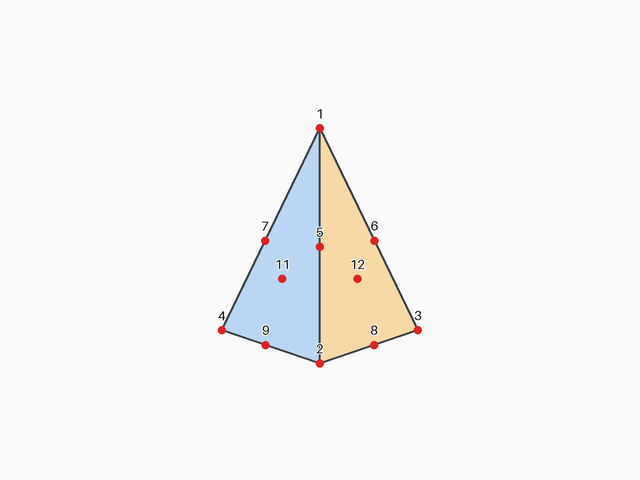
#> input picture util/output/view_01_numbered.png, 640 x 480 px, given in place of view_01_wood.png, which was not available
$ python sift1.py
#> lines starting #> are read from the running program, lines starting #| are printed output that depends on the picture
"""木目画像2枚をグレースケール化し、SIFT用のガウシアン画像を保存する。

準備: python -m pip install numpy pillow scipy
実行: python sift1.py
入力: スクリプトと同じ場所の output フォルダー
出力: output/gaussian フォルダー
"""
from pathlib import Path

import numpy as np
from PIL import Image
from scipy.ndimage import gaussian_filter


INPUT_DIR = Path(__file__).resolve().parent / "output"
OUTPUT_DIR = INPUT_DIR / "gaussian"
INPUT_NAMES = ("view_01_wood.png", "view_02_wood.png")

FIRST_OCTAVE = -1
NUM_OCTAVES = 4
SCALES_PER_OCTAVE = 3
BASE_SIGMA = 1.6
INPUT_SIGMA = 0.5  # 元画像がすでに持つと仮定するぼかし


def gaussian_pyramid(gray):
    """(オクターブ番号, 各レベルのガウシアン画像)のリストを返す。"""
    # uint8のままぼかすと途中で丸められるため、先にfloat32にする。
    image = gray.astype(np.float32) / 255.0

    # オクターブ -1 では元画像を2倍に拡大する。
    # ぼかしを拡大後の画素単位で表すと、0.5 px → 1.0 px。
    height, width = image.shape
    factor = 2 ** -FIRST_OCTAVE
    enlarged = Image.fromarray(image).resize(
        (width * factor, height * factor), Image.Resampling.BILINEAR
    )
    sigma = np.sqrt(BASE_SIGMA**2 - (factor * INPUT_SIGMA)**2)
    base = gaussian_filter(np.asarray(enlarged), sigma, mode="nearest")
    k = 2 ** (1 / SCALES_PER_OCTAVE)

    pyramid = []
    for octave in range(FIRST_OCTAVE, FIRST_OCTAVE + NUM_OCTAVES):
        levels = [base]
        for level in range(1, SCALES_PER_OCTAVE + 3):
            previous_sigma = BASE_SIGMA * k ** (level - 1)
            target_sigma = BASE_SIGMA * k**level

            # ガウシアンを重ねると分散が足し合わされる。
            # 前段に加えるぼかしは目標のσそのものではなく、分散の差で求める。
            extra_sigma = np.sqrt(target_sigma**2 - previous_sigma**2)
            blurred = gaussian_filter(levels[-1], extra_sigma, mode="nearest")
            levels.append(blurred)

        pyramid.append((octave, levels))

        # レベル3はσ=3.2 px。画素を間引いて半分の解像度にすると
        # 新しい画素単位でσ=1.6 pxとなり、次のオクターブの先頭になる。
        base = levels[SCALES_PER_OCTAVE][::2, ::2]


    return pyramid


def save_png(path, image):
    Image.fromarray(image).save(path)
    print(f"Saved: {path.name} ({image.shape[1]}×{image.shape[0]})")


def main():
    OUTPUT_DIR.mkdir(exist_ok=True)
    for name in INPUT_NAMES:
        path = INPUT_DIR / name
        with Image.open(path) as color:
#> color is the input picture: PIL image 640x480 RGB; mean R, G, B 246.4, 246, 245.3
            gray = np.asarray(color.convert("L"))
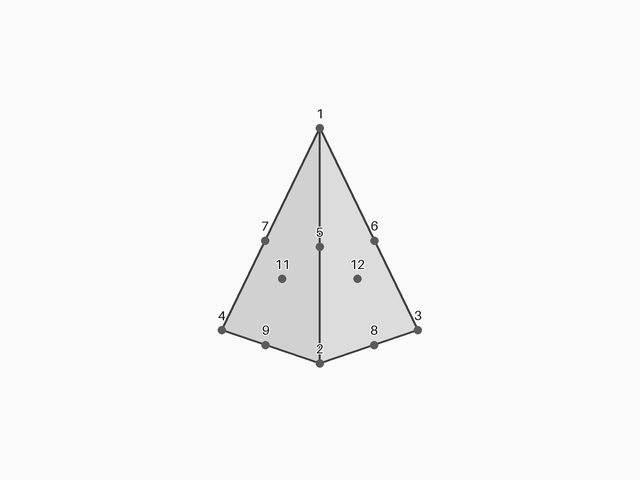
#> gray: shape (480, 640); min 3, max 255, mean 246
        save_png(OUTPUT_DIR / f"{path.stem}_gray.png", gray)
#| Saved: view_01_wood_gray.png (640×480)

        for octave, levels in gaussian_pyramid(gray):
#> in gaussian_pyramid, `height, width = image.shape`: height = 480; width = 640
#> in gaussian_pyramid, `factor = 2 ** -FIRST_OCTAVE`: factor = 2
#> in gaussian_pyramid, `sigma = np.sqrt(BASE_SIGMA**2 - (factor * INPUT_SIGMA)**2)`: sigma = 1.25
#> in gaussian_pyramid, `k = 2 ** (1 / SCALES_PER_OCTAVE)`: k = 1.26
            for level, image in enumerate(levels):
                # PNGは閲覧用。8ビットへの変換は保存するときだけ行う。
                preview = np.rint(np.clip(image, 0, 1) * 255).astype(np.uint8)
                filename = f"{path.stem}_gaussian_o{octave}_l{level:02d}.png"
                save_png(OUTPUT_DIR / filename, preview)
#> this loop made 4 passes
#> (printed output is left out)
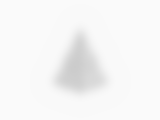
#> image: shape (120, 160) float32; min 0.8, max 0.98, mean 0.965
#> pass 2 of the loop in main, `for name in INPUT_NAMES:`:
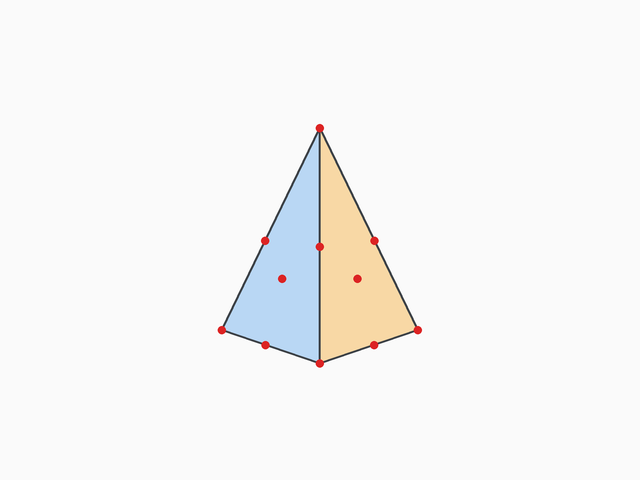
#> input picture util/output/view_01_plain.png, 640 x 480 px, given in place of view_02_wood.png, which was not available
#> in main, color is the input picture: PIL image 640x480 RGB; mean R, G, B 246.5, 246.1, 245.4
#> in main, `gray = np.asarray(color.convert("L"))`:
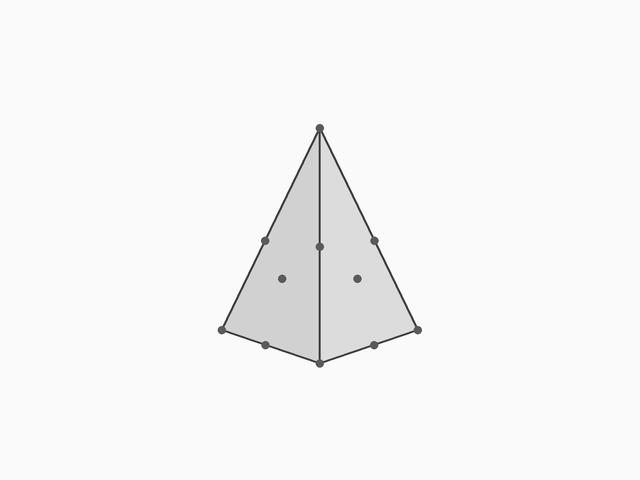
#> gray: shape (480, 640); min 38, max 255, mean 246.2
#| Saved: view_02_wood_gray.png (640×480)
#> the loop in main, `for octave, levels in gaussian_pyramid(gray):` made 4 passes
#> (printed output is left out)
#> after the loop in main, `for octave, levels in gaussian_pyramid(gray):`:
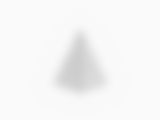
#> image: shape (120, 160) float32; min 0.803, max 0.98, mean 0.965


if __name__ == "__main__":
    main()
